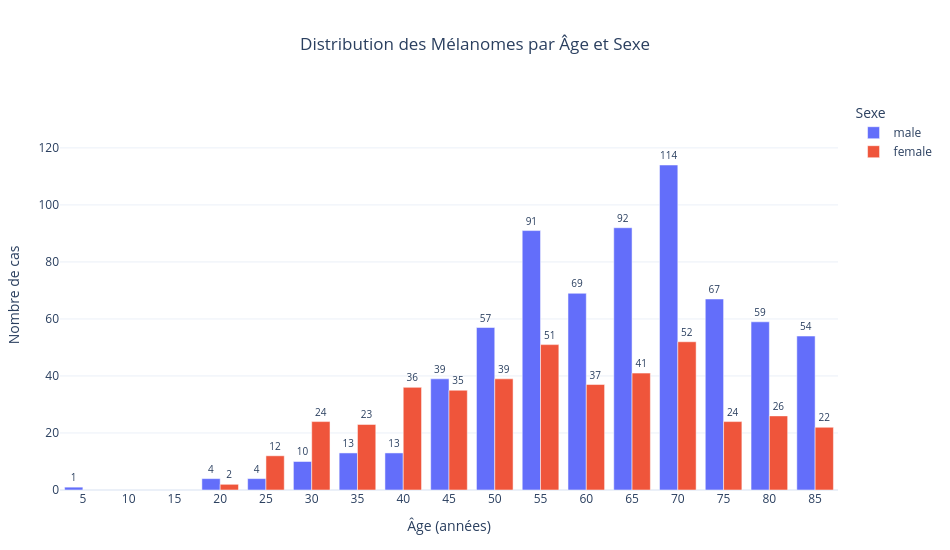

Here is the notebook cell this chart was saved with:
### Code cell
import plotly.express as px
import pandas as pd

# --- 1. Vérification et nettoyage rigoureux ---
if 'dx' not in df.columns:
    raise ValueError("Colonne 'dx' manquante !")

# Filtrer les mélanomes
melanoma_df = df[df['dx'] == 'mel'].copy()

if len(melanoma_df) == 0:
    print("⚠️ Aucun cas de 'mel' trouvé. Vérifie les valeurs de 'dx'.")
    print("Valeurs uniques :", df['dx'].unique())
    raise ValueError("Pas de mélanome détecté.")

# Nettoyage 'age'
melanoma_df = melanoma_df.dropna(subset=['age', 'sex'])
melanoma_df['age'] = pd.to_numeric(melanoma_df['age'], errors='coerce')
melanoma_df = melanoma_df.dropna(subset=['age'])
melanoma_df['age'] = melanoma_df['age'].astype(int)

# Nettoyage 'sex'
melanoma_df['sex'] = melanoma_df['sex'].str.lower().str.strip()
melanoma_df = melanoma_df[melanoma_df['sex'].isin(['male', 'female'])]

if len(melanoma_df) == 0:
    raise ValueError("Aucune donnée valide après nettoyage de 'sex'.")

# --- 2. Regrouper par âge et sexe ---
grouped = melanoma_df.groupby(['age', 'sex']).size().reset_index(name='count')

# --- 3. Trier par âge ---
grouped = grouped.sort_values('age')

# --- 4. Créer le graphique avec PALETTE PLASMA ---
fig = px.bar(
    grouped,
    x='age',
    y='count',
    color='sex',
    barmode='group',
    title='Distribution des Mélanomes par Âge et Sexe',
    labels={'age': 'Âge (années)', 'count': 'Nombre de cas', 'sex': 'Sexe'},
    #color_discrete_sequence=px.colors.sequential.Plasma,  # 🔥 Palette Plasma ici
    text='count'
)

# --- 5. Personnalisation ---
fig.update_traces(
    textposition='outside',
    textfont_size=10
)

fig.update_layout(
    template='plotly_white',
    xaxis=dict(tickmode='linear', dtick=5),
    yaxis=dict(title='Nombre de cas', range=[0, grouped['count'].max() * 1.2]),
    legend_title_text='Sexe',
    title_x=0.5,
    width=950,
    height=550,
    margin=dict(l=60, r=60, t=100, b=60),
    # Optionnel : ajuster la luminosité des couleurs si besoin
    coloraxis_showscale=False  # Cache l'échelle (pas utile ici)
)

# --- 6. Afficher ---
fig.show()

### Figure 1 — Plotly figure (JSON) as saved in the notebook; plotly's stock layout.template omitted (floating-point values rounded to 4 significant figures)
{"data": [{"alignmentgroup": "True", "hovertemplate": "Sexe=male<br>Âge (années)=%{x}<br>Nombre de cas=%{text}<extra></extra>", "legendgroup": "male", "marker": {"color": "#636efa", "pattern": {"shape": ""}}, "name": "male", "offsetgroup": "male", "orientation": "v", "showlegend": true, "text": [1.0, 4.0, 4.0, 10.0, 13.0, 13.0, 39.0, 57.0, 91.0, 69.0, 92.0, 114.0, 67.0, 59.0, 54.0], "textfont": {"size": 10}, "textposition": "outside", "type": "bar", "x": [5, 20, 25, 30, 35, 40, 45, 50, 55, 60, 65, 70, 75, 80, 85], "xaxis": "x", "y": [1, 4, 4, 10, 13, 13, 39, 57, 91, 69, 92, 114, 67, 59, 54], "yaxis": "y"}, {"alignmentgroup": "True", "hovertemplate": "Sexe=female<br>Âge (années)=%{x}<br>Nombre de cas=%{text}<extra></extra>", "legendgroup": "female", "marker": {"color": "#EF553B", "pattern": {"shape": ""}}, "name": "female", "offsetgroup": "female", "orientation": "v", "showlegend": true, "text": [2.0, 12.0, 24.0, 23.0, 36.0, 35.0, 39.0, 51.0, 37.0, 41.0, 52.0, 24.0, 26.0, 22.0], "textfont": {"size": 10}, "textposition": "outside", "type": "bar", "x": [20, 25, 30, 35, 40, 45, 50, 55, 60, 65, 70, 75, 80, 85], "xaxis": "x", "y": [2, 12, 24, 23, 36, 35, 39, 51, 37, 41, 52, 24, 26, 22], "yaxis": "y"}], "layout": {"barmode": "group", "coloraxis": {"showscale": false}, "height": 550, "legend": {"title": {"text": "Sexe"}, "tracegroupgap": 0}, "margin": {"b": 60, "l": 60, "r": 60, "t": 100}, "title": {"text": "Distribution des Mélanomes par Âge et Sexe", "x": 0.5}, "width": 950, "xaxis": {"anchor": "y", "domain": [0, 1], "dtick": 5, "tickmode": "linear", "title": {"text": "Âge (années)"}}, "yaxis": {"anchor": "x", "domain": [0, 1], "range": [0, 136.8], "title": {"text": "Nombre de cas"}}}}
